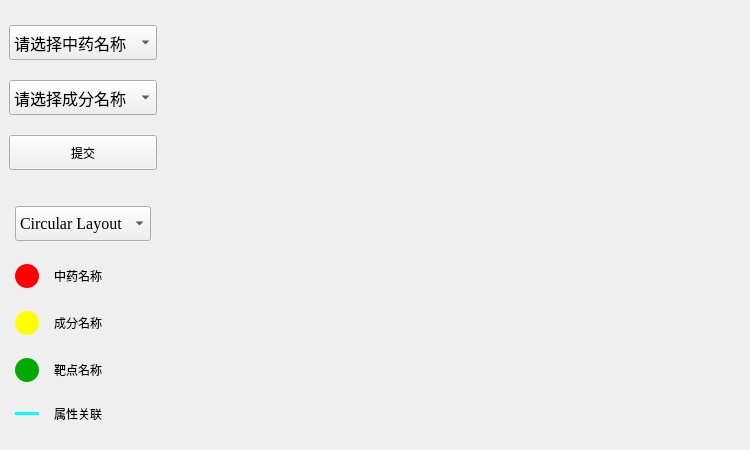
<?xml version="1.0" encoding="UTF-8"?>
<ui version="4.0">
 <class>Form</class>
 <widget class="QWidget" name="Form">
  <property name="geometry">
   <rect>
    <x>0</x>
    <y>0</y>
    <width>750</width>
    <height>450</height>
   </rect>
  </property>
  <property name="windowTitle">
   <string>Form</string>
  </property>
  <layout class="QHBoxLayout" name="horizontalLayout" stretch="2,7">
   <property name="spacing">
    <number>5</number>
   </property>
   <property name="leftMargin">
    <number>0</number>
   </property>
   <property name="topMargin">
    <number>0</number>
   </property>
   <property name="rightMargin">
    <number>0</number>
   </property>
   <property name="bottomMargin">
    <number>0</number>
   </property>
   <item>
    <widget class="QWidget" name="widget" native="true">
     <property name="styleSheet">
      <string notr="true"/>
     </property>
     <layout class="QVBoxLayout" name="verticalLayout" stretch="4,6">
      <property name="spacing">
       <number>0</number>
      </property>
      <property name="leftMargin">
       <number>0</number>
      </property>
      <property name="topMargin">
       <number>0</number>
      </property>
      <property name="rightMargin">
       <number>0</number>
      </property>
      <property name="bottomMargin">
       <number>0</number>
      </property>
      <item>
       <widget class="QWidget" name="widget_3" native="true">
        <property name="styleSheet">
         <string notr="true"/>
        </property>
        <layout class="QVBoxLayout" name="verticalLayout_2">
         <property name="spacing">
          <number>10</number>
         </property>
         <property name="topMargin">
          <number>15</number>
         </property>
         <property name="bottomMargin">
          <number>0</number>
         </property>
         <item>
          <widget class="QComboBox" name="herb_comboBox">
           <property name="minimumSize">
            <size>
             <width>0</width>
             <height>35</height>
            </size>
           </property>
           <property name="font">
            <font>
             <family>微软雅黑</family>
             <pointsize>12</pointsize>
            </font>
           </property>
           <property name="styleSheet">
            <string notr="true">QComboBox QAbstractItemView{
	min-height:30px;
}</string>
           </property>
           <property name="iconSize">
            <size>
             <width>30</width>
             <height>30</height>
            </size>
           </property>
           <item>
            <property name="text">
             <string>请选择中药名称</string>
            </property>
           </item>
          </widget>
         </item>
         <item>
          <widget class="QComboBox" name="compound_comboBox">
           <property name="minimumSize">
            <size>
             <width>0</width>
             <height>35</height>
            </size>
           </property>
           <property name="font">
            <font>
             <family>微软雅黑</family>
             <pointsize>12</pointsize>
            </font>
           </property>
           <property name="iconSize">
            <size>
             <width>30</width>
             <height>30</height>
            </size>
           </property>
           <item>
            <property name="text">
             <string>请选择成分名称</string>
            </property>
           </item>
          </widget>
         </item>
         <item>
          <widget class="QPushButton" name="submit_btn">
           <property name="minimumSize">
            <size>
             <width>0</width>
             <height>35</height>
            </size>
           </property>
           <property name="styleSheet">
            <string notr="true">QPushButton{
	font: 12pt &quot;微软雅黑&quot;;
}</string>
           </property>
           <property name="text">
            <string>提交</string>
           </property>
           <property name="iconSize">
            <size>
             <width>35</width>
             <height>35</height>
            </size>
           </property>
          </widget>
         </item>
        </layout>
       </widget>
      </item>
      <item>
       <widget class="QWidget" name="widget_4" native="true">
        <property name="styleSheet">
         <string notr="true"/>
        </property>
        <layout class="QGridLayout" name="gridLayout">
         <property name="leftMargin">
          <number>15</number>
         </property>
         <property name="rightMargin">
          <number>15</number>
         </property>
         <property name="horizontalSpacing">
          <number>15</number>
         </property>
         <item row="0" column="0" colspan="2">
          <widget class="QComboBox" name="layout_comboBox">
           <property name="minimumSize">
            <size>
             <width>0</width>
             <height>35</height>
            </size>
           </property>
           <property name="font">
            <font>
             <family>Times New Roman</family>
             <pointsize>12</pointsize>
            </font>
           </property>
           <item>
            <property name="text">
             <string>Circular Layout</string>
            </property>
           </item>
           <item>
            <property name="text">
             <string>Random Layout</string>
            </property>
           </item>
           <item>
            <property name="text">
             <string>Shell Layout</string>
            </property>
           </item>
           <item>
            <property name="text">
             <string>Spring Layout</string>
            </property>
           </item>
          </widget>
         </item>
         <item row="1" column="0">
          <widget class="QPushButton" name="pushButton">
           <property name="minimumSize">
            <size>
             <width>24</width>
             <height>24</height>
            </size>
           </property>
           <property name="maximumSize">
            <size>
             <width>24</width>
             <height>24</height>
            </size>
           </property>
           <property name="styleSheet">
            <string notr="true">QPushButton{
	border-radius:12px;
	border:none;
	background-color: rgb(255, 0, 0);
}</string>
           </property>
           <property name="text">
            <string/>
           </property>
          </widget>
         </item>
         <item row="1" column="1">
          <widget class="QLabel" name="herb_label">
           <property name="styleSheet">
            <string notr="true">QLabel#herb_label{
	font: 12pt &quot;微软雅黑&quot;;
}</string>
           </property>
           <property name="text">
            <string>中药名称</string>
           </property>
          </widget>
         </item>
         <item row="2" column="0">
          <widget class="QPushButton" name="pushButton_2">
           <property name="minimumSize">
            <size>
             <width>24</width>
             <height>24</height>
            </size>
           </property>
           <property name="maximumSize">
            <size>
             <width>24</width>
             <height>24</height>
            </size>
           </property>
           <property name="styleSheet">
            <string notr="true">QPushButton{
	border-radius:12px;
	border:none;
	background-color: rgb(255, 255, 0);
}</string>
           </property>
           <property name="text">
            <string/>
           </property>
          </widget>
         </item>
         <item row="2" column="1">
          <widget class="QLabel" name="compound_label">
           <property name="styleSheet">
            <string notr="true">QLabel#compound_label{
	font: 12pt &quot;微软雅黑&quot;;
}</string>
           </property>
           <property name="text">
            <string>成分名称</string>
           </property>
          </widget>
         </item>
         <item row="3" column="0">
          <widget class="QPushButton" name="pushButton_3">
           <property name="minimumSize">
            <size>
             <width>24</width>
             <height>24</height>
            </size>
           </property>
           <property name="maximumSize">
            <size>
             <width>24</width>
             <height>24</height>
            </size>
           </property>
           <property name="styleSheet">
            <string notr="true">QPushButton{
	border-radius:12px;
	border:none;
	background-color: rgb(0, 170, 0);
}</string>
           </property>
           <property name="text">
            <string/>
           </property>
          </widget>
         </item>
         <item row="3" column="1">
          <widget class="QLabel" name="target_label">
           <property name="styleSheet">
            <string notr="true">QLabel#target_label{
	font: 12pt &quot;微软雅黑&quot;;
}</string>
           </property>
           <property name="text">
            <string>靶点名称</string>
           </property>
          </widget>
         </item>
         <item row="4" column="0">
          <widget class="QLabel" name="line_label">
           <property name="minimumSize">
            <size>
             <width>24</width>
             <height>3</height>
            </size>
           </property>
           <property name="maximumSize">
            <size>
             <width>24</width>
             <height>3</height>
            </size>
           </property>
           <property name="styleSheet">
            <string notr="true">QLabel#line_label{
	background-color: rgb(0, 255, 255);
}</string>
           </property>
           <property name="text">
            <string/>
           </property>
          </widget>
         </item>
         <item row="4" column="1">
          <widget class="QLabel" name="correlation_label">
           <property name="styleSheet">
            <string notr="true">QLabel#correlation_label{
	font: 12pt &quot;微软雅黑&quot;;
}</string>
           </property>
           <property name="text">
            <string>属性关联</string>
           </property>
          </widget>
         </item>
        </layout>
       </widget>
      </item>
     </layout>
    </widget>
   </item>
   <item>
    <widget class="QWidget" name="widget_2" native="true">
     <property name="styleSheet">
      <string notr="true"/>
     </property>
    </widget>
   </item>
  </layout>
 </widget>
 <resources/>
 <connections>
  <connection>
   <sender>herb_comboBox</sender>
   <signal>currentTextChanged(QString)</signal>
   <receiver>Form</receiver>
   <slot>herb_selected()</slot>
   <hints>
    <hint type="sourcelabel">
     <x>43</x>
     <y>48</y>
    </hint>
    <hint type="destinationlabel">
     <x>-5</x>
     <y>20</y>
    </hint>
   </hints>
  </connection>
  <connection>
   <sender>compound_comboBox</sender>
   <signal>currentTextChanged(QString)</signal>
   <receiver>Form</receiver>
   <slot>compound_selected()</slot>
   <hints>
    <hint type="sourcelabel">
     <x>24</x>
     <y>114</y>
    </hint>
    <hint type="destinationlabel">
     <x>-3</x>
     <y>65</y>
    </hint>
   </hints>
  </connection>
  <connection>
   <sender>submit_btn</sender>
   <signal>clicked()</signal>
   <receiver>Form</receiver>
   <slot>submit_clicked()</slot>
   <hints>
    <hint type="sourcelabel">
     <x>53</x>
     <y>169</y>
    </hint>
    <hint type="destinationlabel">
     <x>-1</x>
     <y>182</y>
    </hint>
   </hints>
  </connection>
  <connection>
   <sender>layout_comboBox</sender>
   <signal>currentTextChanged(QString)</signal>
   <receiver>Form</receiver>
   <slot>change_layout()</slot>
   <hints>
    <hint type="sourcelabel">
     <x>49</x>
     <y>220</y>
    </hint>
    <hint type="destinationlabel">
     <x>-5</x>
     <y>227</y>
    </hint>
   </hints>
  </connection>
 </connections>
 <slots>
  <slot>herb_selected()</slot>
  <slot>compound_selected()</slot>
  <slot>target_selected()</slot>
  <slot>entry_selected()</slot>
  <slot>submit_clicked()</slot>
  <slot>change_layout()</slot>
 </slots>
</ui>
